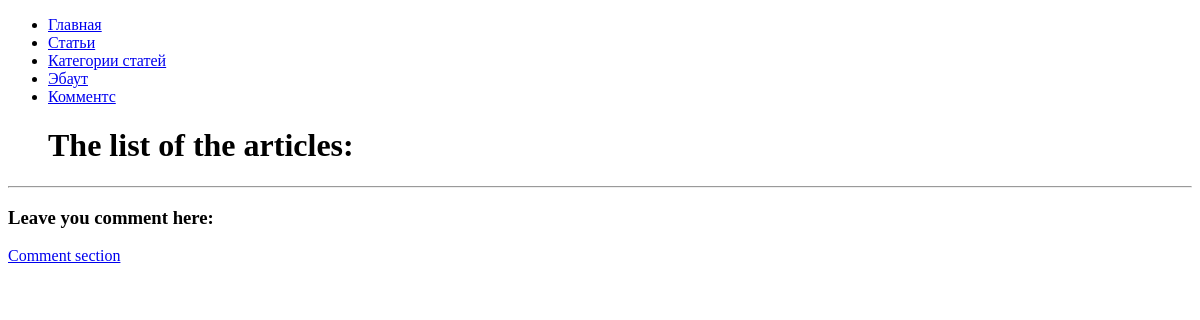
/articles/, run on an earlier commit of the app's database.
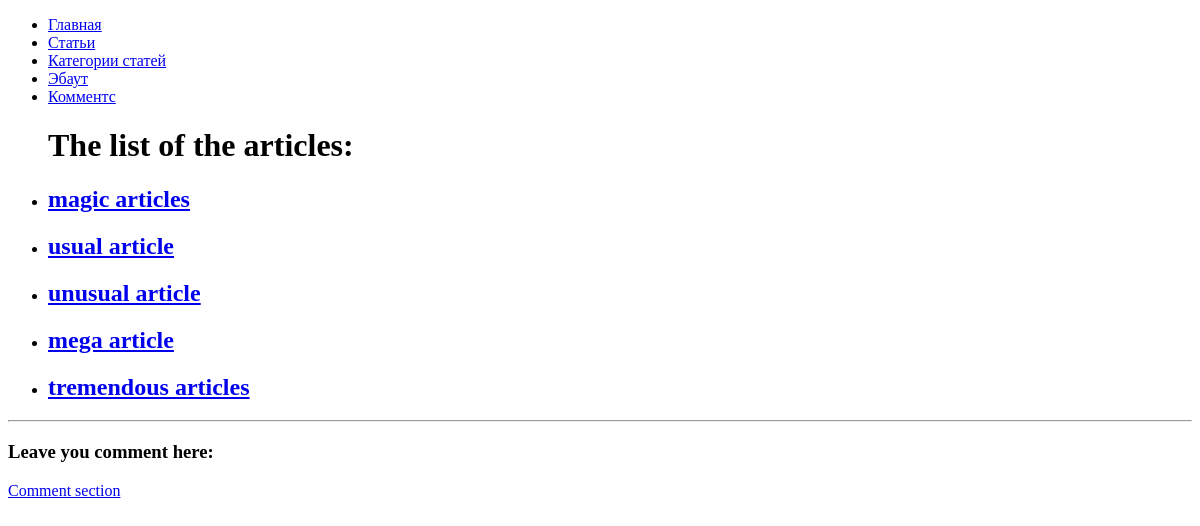
And on a later commit of the database.
### django_blog/articles/models.py (models this page shows, shortened)
class Article(models.Model):
    name = models.CharField(max_length=200)
    body = models.TextField()
    category = models.ForeignKey(Category, on_delete=models.PROTECT)
    timestamp = models.DateTimeField(auto_now_add=True)

### django_blog/articles/views.py (the view)
# urls.py: path('', views.IndexView.as_view(), name='articles_index'),
class IndexView(View):
    def get(self, request, *args, **kwargs):
        articles = Article.objects.all()
        return render(
            request,
            'articles/index.html',
            context={'articles': articles}
        )

### django_blog/templates/articles/index.html
{% extends "base.html" %}
{% block content %}
<ul>
    <h1>The list of the articles:</h1>
        {% for article in articles %}
            <li><h2><a href="{% url 'articles_detail' article.id %}">{{ article.name }}</a></h2></li>
        {% endfor %}
</ul>
<hr>
<h3>Leave you comment here:</h3>
<a href="{% url 'comment_create' %}">Comment section</a>
{% endblock %}

What changed in the data, as far as the page shows it:
added Article: name "magic articles"
added Article: name "usual article"
added Article: name "unusual article"
added Article: name "mega article"
added Article: name "tremendous articles"
